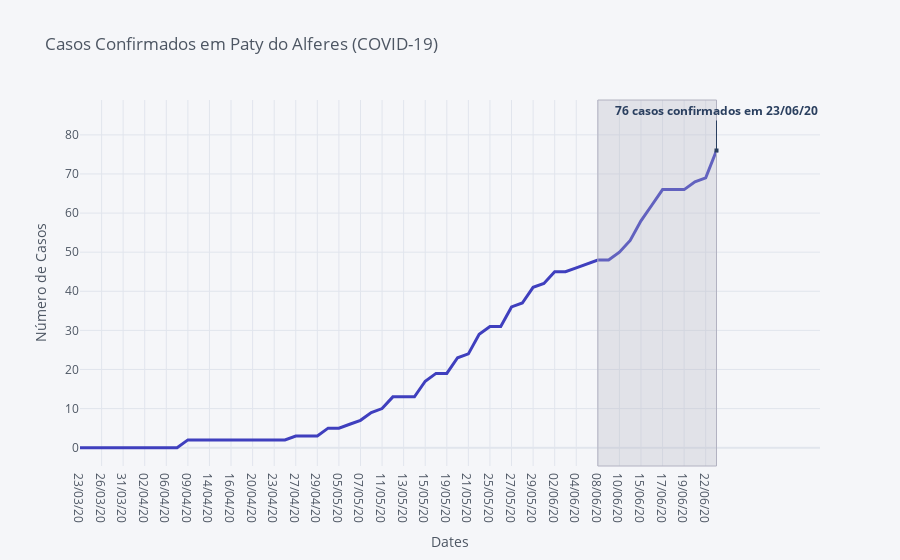

The cell this chart's notebook holds for it:
### Code cell
data2 = data.set_index('Data')

fig = data2[['Confirmados']].iplot(asFigure=True, kind='scatter',
               xTitle='Dates',
               yTitle='Número de Casos',
               title='Casos Confirmados em Paty do Alferes (COVID-19)',                                
               vspan={'x0':'08/06/20','x1':data2.iloc[-1].name,
               'color':'rgba(0,0,50,0.3)','fill':True,'opacity':.3})

fig.update_layout(
    showlegend=False,
    annotations=[
        dict(
            x=data2.iloc[-1].name,
            y=data2['Confirmados'].iloc[-1],
            xref="x",
            yref="y",
            text="<b>" + str(data2['Confirmados'].iloc[-1]) + " casos confirmados em " + str(data2.iloc[-1].name) + "<b>",
            showarrow=True,
            arrowhead=7,
            ax=0,
            ay=-40
        )
    ]
)


fig['data'][0]['line'] = {
    'color': 'rgba(63, 63, 190, 1.0)', 'dash': 'solid', 'shape': 'linear', 'width': 3.0
}

iplot(fig)

### Figure 1 — Plotly figure (JSON) as saved in the notebook; plotly's stock layout.template omitted (floating-point values rounded to 4 significant figures)
{"data": [{"line": {"color": "rgba(63, 63, 190, 1.0)", "dash": "solid", "shape": "linear", "width": 3}, "mode": "lines", "name": "Confirmados", "text": "", "type": "scatter", "x": ["23/03/20", "25/03/20", "26/03/20", "27/03/20", "31/03/20", "01/04/20", "02/04/20", "03/04/20", "06/04/20", "08/04/20", "09/04/20", "13/04/20", "14/04/20", "15/04/20", "16/04/20", "17/04/20", "20/04/20", "22/04/20", "23/04/20", "24/04/20", "27/04/20", "28/04/20", "29/04/20", "04/05/20", "05/05/20", "06/05/20", "07/05/20", "08/05/20", "11/05/20", "12/05/20", "13/05/20", "14/05/20", "15/05/20", "18/05/20", "19/05/20", "20/05/20", "21/05/20", "22/05/20", "25/05/20", "26/05/20", "27/05/20", "28/05/20", "29/05/20", "01/06/20", "02/06/20", "03/06/20", "04/06/20", "05/06/20", "08/06/20", "09/06/20", "10/06/20", "12/06/20", "15/06/20", "16/06/20", "17/06/20", "18/06/20", "19/06/20", "20/06/22", "22/06/20", "23/06/20"], "y": [0, 0, 0, 0, 0, 0, 0, 0, 0, 0, 2, 2, 2, 2, 2, 2, 2, 2, 2, 2, 3, 3, 3, 5, 5, 6, 7, 9, 10, 13, 13, 13, 17, 19, 19, 23, 24, 29, 31, 31, 36, 37, 41, 42, 45, 45, 46, 47, 48, 48, 50, 53, 58, 62, 66, 66, 66, 68, 69, 76]}], "layout": {"annotations": [{"arrowhead": 7, "ax": 0, "ay": -40, "showarrow": true, "text": "<b>76 casos confirmados em 23/06/20<b>", "x": "23/06/20", "xref": "x", "y": 76, "yref": "y"}], "legend": {"bgcolor": "#F5F6F9", "font": {"color": "#4D5663"}}, "paper_bgcolor": "#F5F6F9", "plot_bgcolor": "#F5F6F9", "shapes": [{"fillcolor": "rgba(178, 178, 193, 0.3)", "line": {"color": "#B2B2C1", "dash": "solid", "width": 1}, "type": "rect", "x0": "08/06/20", "x1": "23/06/20", "xref": "x", "y0": 0, "y1": 1, "yref": "paper"}], "showlegend": false, "title": {"font": {"color": "#4D5663"}, "text": "Casos Confirmados em Paty do Alferes (COVID-19)"}, "xaxis": {"gridcolor": "#E1E5ED", "showgrid": true, "tickfont": {"color": "#4D5663"}, "title": {"font": {"color": "#4D5663"}, "text": "Dates"}, "zerolinecolor": "#E1E5ED"}, "yaxis": {"gridcolor": "#E1E5ED", "showgrid": true, "tickfont": {"color": "#4D5663"}, "title": {"font": {"color": "#4D5663"}, "text": "Número de Casos"}, "zerolinecolor": "#E1E5ED"}}}
